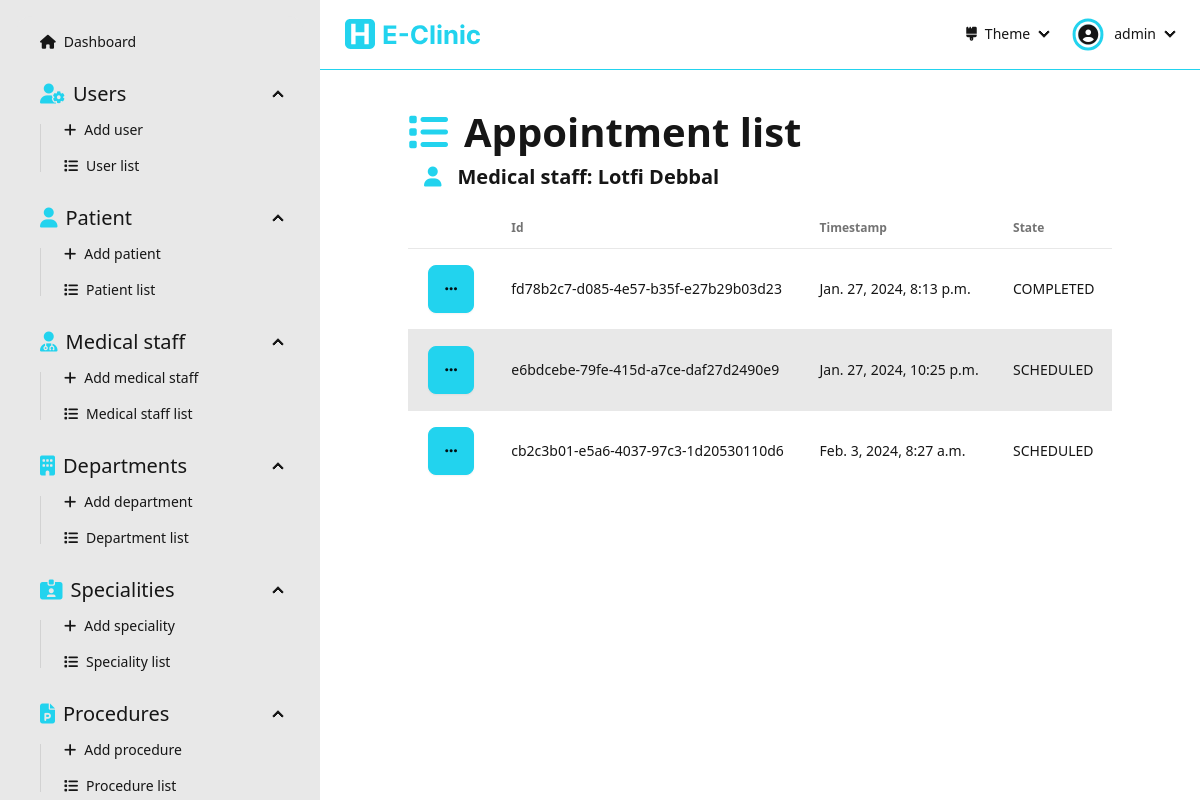
Before: /dashboard/appointments/medical-staff/2ed13c6afc9a49919f54e9012d6e35d5/ (signed in) with the older database file.
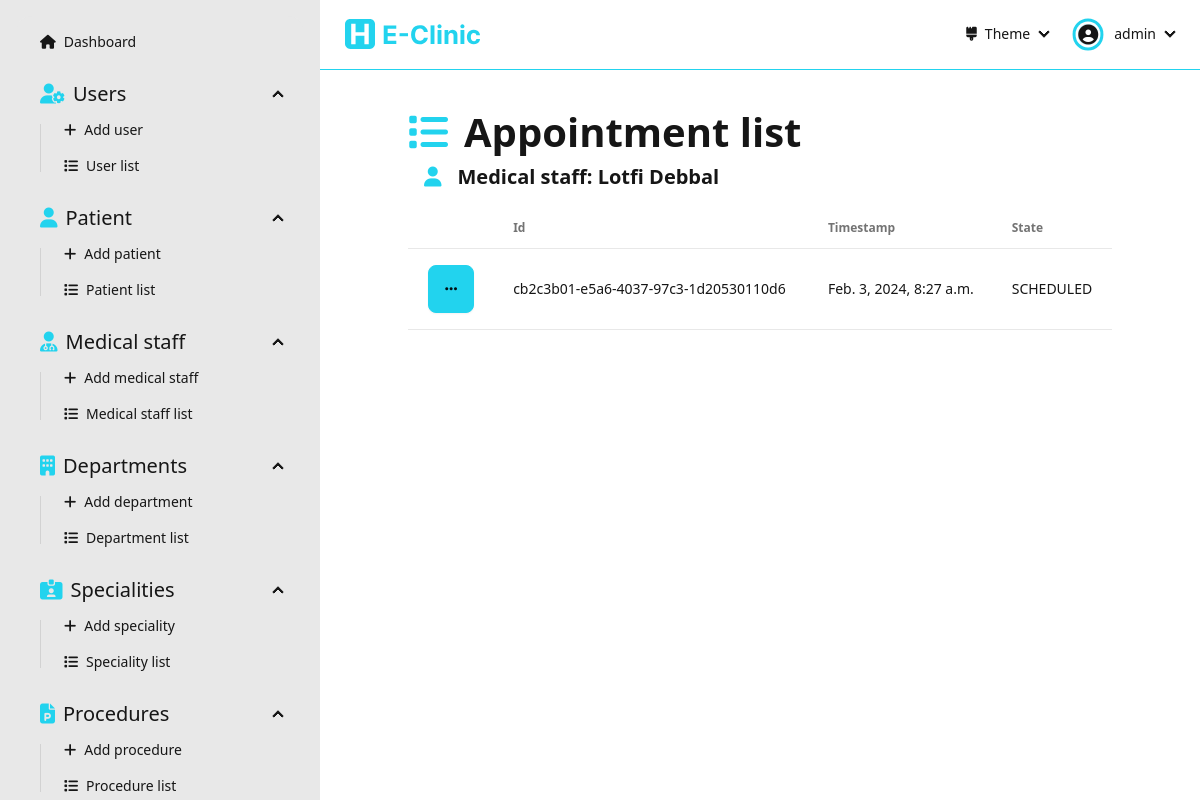
After: the same page with the newer database file.
### Dashboard/models.py (models this page shows)
class Appointment(models.Model):
  id = models.UUIDField(primary_key=True, default=uuid.uuid4, editable=False)
  patient = models.ForeignKey('Patient', on_delete=models.CASCADE)
  timestamp = models.DateTimeField(null=False)
  state = models.CharField(max_length=15, choices=AppointmentState.choices, default=AppointmentState.SCHEDULED, blank=True)
  createdAt = models.DateTimeField(auto_now_add=True)
  updatedAt = models.DateTimeField(auto_now=True)

### Dashboard/views/appointement.py (the view)
# urls.py: path('dashboard/appointments/medical-staff/<str:medicalStaffId>/', appointement.appointmentListMedicalStaff, name='appointment-list-medical-staff'),
@login_required(login_url='sign-in')
def appointmentListMedicalStaff(request: HttpRequest, medicalStaffId: str):
  medicalStaff = get_object_or_404(MedicalStaff, id=medicalStaffId)
  procedure_applications_for_medical_staff = ProcedureApplication.objects.filter(medicalStaff=medicalStaff)
  appointments_for_medical_staff = [pa.appointment for pa in procedure_applications_for_medical_staff]
  length = len(appointments_for_medical_staff)
  context = { 'appointments': appointments_for_medical_staff, 'medicalStaff': medicalStaff, 'length': length }
  return render(request, 'pages/appointment/appointment-list-medical-staff.html', context=context)

### Dashboard/templates/pages/appointment/appointment-list-medical-staff.html (shortened to what this page needs)
{% extends "layouts/dashboard.html" %}
{% load static %}
{% load widget_tweaks %}
{% block dashboard_content %}
  <div class="flex flex-1 flex-col items-center pb-[5rem]">
    <div class="flex flex-1 flex-col max-w-[90%] lg:max-w-[80%] justify-start w-full">
      <div class="text-[30pt] font-bold"><i class="fas fa-list text-primary mr-[1rem]"></i>Appointment list</div>
      <div class="text-[15pt] font-semibold ml-[1rem] mb-[1rem]"><i class="fas fa-user text-primary mr-[1rem]"></i>Medical staff: {{medicalStaff.firstName}} {{medicalStaff.lastName}}</div>
      {% if length > 0 %}
      <div class="overflow-x-auto flex-1 flex items-start">
        <table class="table table-pin-rows table-pin-cols table-zebra">
          <thead>
            <tr>
              <td></td>
              <td>Id</td>
              <td>Timestamp</td>
              <td>State</td>
            </tr>
          </thead>
          <tbody>
            {% for appointment in appointments %}
              <tr>
                <td>
                  <div class="dropdown">
                    <div tabindex="0" role="button" class="btn btn-primary m-1"><i class="fas fa-ellipsis"></i></div>
                  </div>
                </td>
                <td>{{appointment.id}}</td>
                <td>{{appointment.timestamp}}</td>
                <td>{{appointment.state}}</td>
              </tr>
            {% endfor %}
          </tbody>
        </table>
      </div>
      {% else %}
        <div class="flex flex-1 flex-col justify-center items-center h-full w-full">
          <img class="h-[30%]" src="{% static "assets/empty-list.svg" %}" alt="empty-list">
          <div class="text-[20pt]">The list is empty</div>
        </div>
      {% endif %}
    </div>
  </div>
{% endblock dashboard_content %}

Changed rows visible on the page:
no longer on this page (row edited): Appointment: id "fd78b2c7-d085-4e57-b35f-e27b29b03d23", timestamp "Jan. 27, 2024, 8:13 p.m.", state "COMPLETED"
no longer on this page (row edited): Appointment: id "e6bdcebe-79fe-415d-a7ce-daf27d2490e9", timestamp "Jan. 27, 2024, 10:25 p.m.", state "SCHEDULED"
